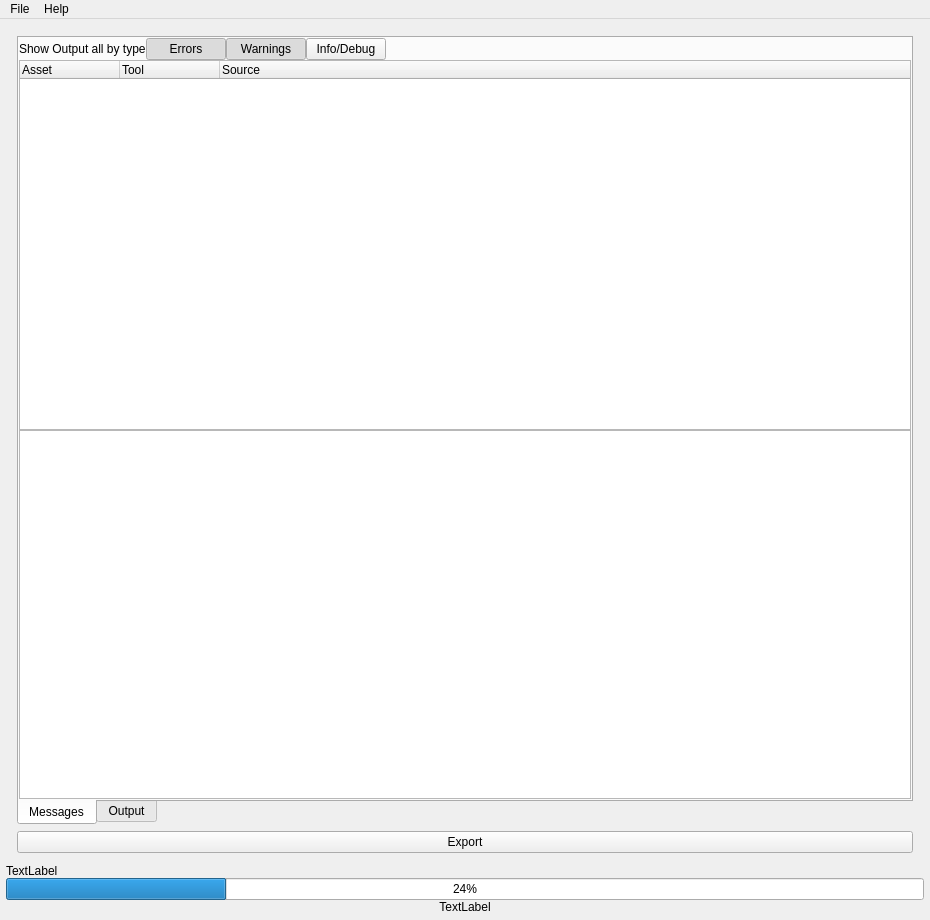
<?xml version="1.0" encoding="UTF-8"?>
<ui version="4.0">
 <class>BatchExporterQtClass</class>
 <widget class="QMainWindow" name="BatchExporterQtClass">
  <property name="geometry">
   <rect>
    <x>0</x>
    <y>0</y>
    <width>930</width>
    <height>920</height>
   </rect>
  </property>
  <property name="font">
   <font>
    <family>Segoe UI</family>
   </font>
  </property>
  <property name="windowTitle">
   <string>Nebula Batch Exporter</string>
  </property>
  <widget class="QWidget" name="centralwidget">
   <layout class="QGridLayout" name="gridLayout">
    <property name="horizontalSpacing">
     <number>6</number>
    </property>
    <property name="verticalSpacing">
     <number>0</number>
    </property>
    <property name="margin">
     <number>6</number>
    </property>
    <item row="1" column="0">
     <widget class="QFrame" name="frame">
      <property name="sizePolicy">
       <sizepolicy hsizetype="Expanding" vsizetype="Expanding">
        <horstretch>0</horstretch>
        <verstretch>0</verstretch>
       </sizepolicy>
      </property>
      <property name="frameShape">
       <enum>QFrame::NoFrame</enum>
      </property>
      <property name="frameShadow">
       <enum>QFrame::Raised</enum>
      </property>
      <layout class="QGridLayout" name="gridLayout_2">
       <property name="margin">
        <number>2</number>
       </property>
       <item row="1" column="0">
        <widget class="QFrame" name="frame_3">
         <property name="frameShape">
          <enum>QFrame::NoFrame</enum>
         </property>
         <property name="frameShadow">
          <enum>QFrame::Raised</enum>
         </property>
         <layout class="QGridLayout" name="gridLayout_5">
          <item row="8" column="0">
           <widget class="QPushButton" name="exportButton">
            <property name="text">
             <string>Export</string>
            </property>
           </widget>
          </item>
          <item row="7" column="0">
           <widget class="QTabWidget" name="tabWidget">
            <property name="tabPosition">
             <enum>QTabWidget::South</enum>
            </property>
            <property name="currentIndex">
             <number>0</number>
            </property>
            <widget class="QWidget" name="messageTab">
             <property name="sizePolicy">
              <sizepolicy hsizetype="Expanding" vsizetype="Expanding">
               <horstretch>0</horstretch>
               <verstretch>0</verstretch>
              </sizepolicy>
             </property>
             <attribute name="title">
              <string>Messages</string>
             </attribute>
             <layout class="QGridLayout" name="gridLayout_3">
              <property name="margin">
               <number>0</number>
              </property>
              <property name="spacing">
               <number>0</number>
              </property>
              <item row="2" column="0">
               <widget class="QTextEdit" name="messageText">
                <property name="readOnly">
                 <bool>true</bool>
                </property>
               </widget>
              </item>
              <item row="1" column="0">
               <widget class="QTreeWidget" name="messageList">
                <property name="editTriggers">
                 <set>QAbstractItemView::NoEditTriggers</set>
                </property>
                <property name="alternatingRowColors">
                 <bool>false</bool>
                </property>
                <property name="selectionMode">
                 <enum>QAbstractItemView::SingleSelection</enum>
                </property>
                <property name="selectionBehavior">
                 <enum>QAbstractItemView::SelectRows</enum>
                </property>
                <property name="columnCount">
                 <number>3</number>
                </property>
                <column>
                 <property name="text">
                  <string>Asset</string>
                 </property>
                </column>
                <column>
                 <property name="text">
                  <string>Tool</string>
                 </property>
                </column>
                <column>
                 <property name="text">
                  <string>Source</string>
                 </property>
                </column>
               </widget>
              </item>
              <item row="0" column="0">
               <layout class="QHBoxLayout" name="horizontalLayout">
                <item>
                 <widget class="QLabel" name="label">
                  <property name="sizePolicy">
                   <sizepolicy hsizetype="Maximum" vsizetype="Preferred">
                    <horstretch>0</horstretch>
                    <verstretch>0</verstretch>
                   </sizepolicy>
                  </property>
                  <property name="text">
                   <string>Show Output all by type</string>
                  </property>
                 </widget>
                </item>
                <item>
                 <widget class="QPushButton" name="errorFilter">
                  <property name="sizePolicy">
                   <sizepolicy hsizetype="Maximum" vsizetype="Fixed">
                    <horstretch>0</horstretch>
                    <verstretch>0</verstretch>
                   </sizepolicy>
                  </property>
                  <property name="text">
                   <string>Errors</string>
                  </property>
                  <property name="checkable">
                   <bool>true</bool>
                  </property>
                  <property name="checked">
                   <bool>true</bool>
                  </property>
                  <property name="default">
                   <bool>false</bool>
                  </property>
                  <property name="flat">
                   <bool>false</bool>
                  </property>
                 </widget>
                </item>
                <item>
                 <widget class="QPushButton" name="warningsFilter">
                  <property name="sizePolicy">
                   <sizepolicy hsizetype="Maximum" vsizetype="Fixed">
                    <horstretch>0</horstretch>
                    <verstretch>0</verstretch>
                   </sizepolicy>
                  </property>
                  <property name="text">
                   <string>Warnings</string>
                  </property>
                  <property name="checkable">
                   <bool>true</bool>
                  </property>
                  <property name="checked">
                   <bool>true</bool>
                  </property>
                 </widget>
                </item>
                <item>
                 <widget class="QPushButton" name="infoFilter">
                  <property name="sizePolicy">
                   <sizepolicy hsizetype="Maximum" vsizetype="Fixed">
                    <horstretch>0</horstretch>
                    <verstretch>0</verstretch>
                   </sizepolicy>
                  </property>
                  <property name="text">
                   <string>Info/Debug</string>
                  </property>
                  <property name="checkable">
                   <bool>true</bool>
                  </property>
                 </widget>
                </item>
                <item>
                 <spacer name="horizontalSpacer">
                  <property name="orientation">
                   <enum>Qt::Horizontal</enum>
                  </property>
                  <property name="sizeHint" stdset="0">
                   <size>
                    <width>40</width>
                    <height>20</height>
                   </size>
                  </property>
                 </spacer>
                </item>
               </layout>
              </item>
             </layout>
            </widget>
            <widget class="QWidget" name="tab_2">
             <attribute name="title">
              <string>Output</string>
             </attribute>
             <layout class="QGridLayout" name="gridLayout_4">
              <property name="margin">
               <number>0</number>
              </property>
              <property name="spacing">
               <number>0</number>
              </property>
              <item row="0" column="0">
               <widget class="QTextEdit" name="consoleOut">
                <property name="readOnly">
                 <bool>true</bool>
                </property>
               </widget>
              </item>
             </layout>
            </widget>
           </widget>
          </item>
         </layout>
        </widget>
       </item>
      </layout>
     </widget>
    </item>
    <item row="2" column="0">
     <widget class="QLabel" name="status">
      <property name="text">
       <string>TextLabel</string>
      </property>
     </widget>
    </item>
    <item row="3" column="0">
     <widget class="QProgressBar" name="progress">
      <property name="value">
       <number>24</number>
      </property>
      <property name="textVisible">
       <bool>true</bool>
      </property>
     </widget>
    </item>
    <item row="4" column="0">
     <widget class="QLabel" name="toolkitLabel">
      <property name="font">
       <font>
        <weight>50</weight>
        <bold>false</bold>
       </font>
      </property>
      <property name="text">
       <string>TextLabel</string>
      </property>
      <property name="alignment">
       <set>Qt::AlignCenter</set>
      </property>
      <property name="margin">
       <number>6</number>
      </property>
     </widget>
    </item>
   </layout>
  </widget>
  <widget class="QMenuBar" name="menuBar">
   <property name="geometry">
    <rect>
     <x>0</x>
     <y>0</y>
     <width>930</width>
     <height>21</height>
    </rect>
   </property>
   <property name="statusTip">
    <string>foo</string>
   </property>
   <property name="autoFillBackground">
    <bool>false</bool>
   </property>
   <property name="styleSheet">
    <string notr="true"/>
   </property>
   <property name="defaultUp">
    <bool>false</bool>
   </property>
   <property name="nativeMenuBar">
    <bool>true</bool>
   </property>
   <widget class="QMenu" name="menuAbout">
    <property name="title">
     <string>Help</string>
    </property>
    <addaction name="actionAbout"/>
    <addaction name="actionHelp"/>
   </widget>
   <widget class="QMenu" name="menuEdit">
    <property name="title">
     <string>File</string>
    </property>
    <addaction name="actionSetWorkDir"/>
    <addaction name="actionSetToolkitDirectory"/>
   </widget>
   <addaction name="menuEdit"/>
   <addaction name="menuAbout"/>
  </widget>
  <action name="actionAbout">
   <property name="text">
    <string>About</string>
   </property>
  </action>
  <action name="actionHelp">
   <property name="text">
    <string>Help</string>
   </property>
   <property name="shortcut">
    <string>F12</string>
   </property>
  </action>
  <action name="actionSetWorkDir">
   <property name="text">
    <string>Set working directory</string>
   </property>
  </action>
  <action name="actionSetNodyDirectory">
   <property name="text">
    <string>Set Nody directory</string>
   </property>
  </action>
  <action name="actionSetToolkitDirectory">
   <property name="text">
    <string>Set Toolkit directory</string>
   </property>
  </action>
 </widget>
 <resources>
  <include location="../../../qttools/ui/qttoolkit.qrc"/>
 </resources>
 <connections/>
</ui>
